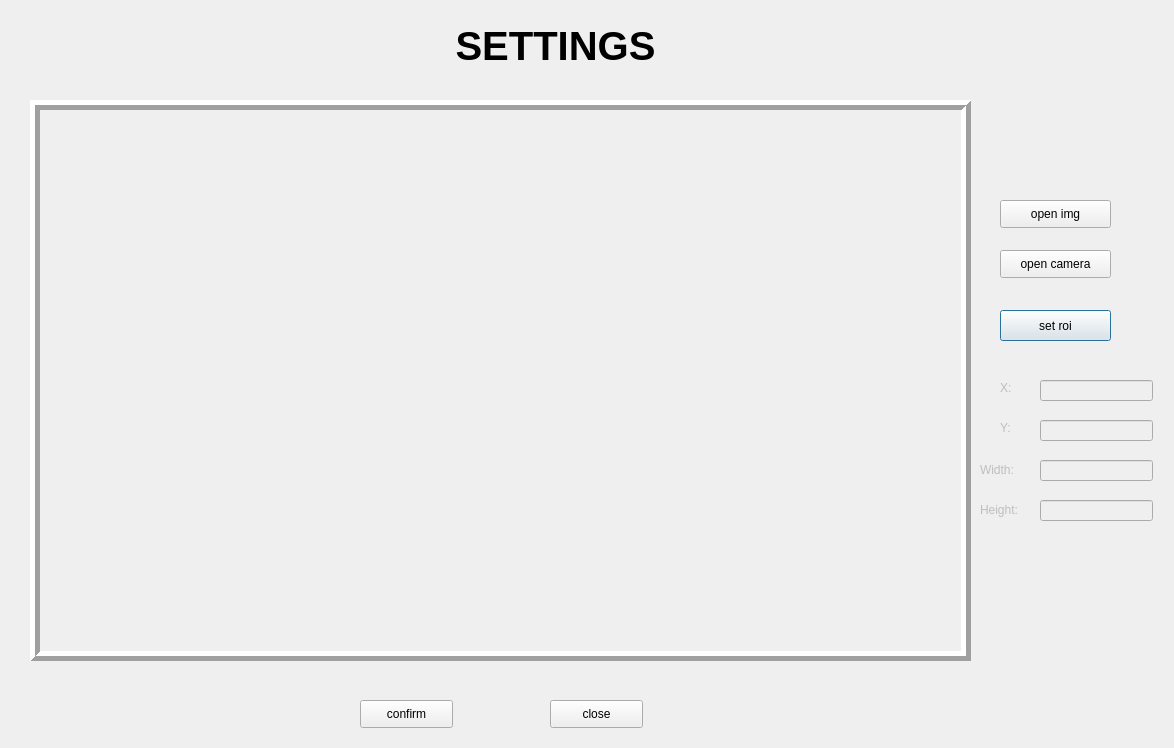
<?xml version="1.0" encoding="UTF-8"?>
<ui version="4.0">
 <class>settingsDlg</class>
 <widget class="QDialog" name="settingsDlg">
  <property name="geometry">
   <rect>
    <x>0</x>
    <y>0</y>
    <width>1174</width>
    <height>748</height>
   </rect>
  </property>
  <property name="windowTitle">
   <string>Settings</string>
  </property>
  <widget class="QLabel" name="label">
   <property name="geometry">
    <rect>
     <x>30</x>
     <y>100</y>
     <width>941</width>
     <height>561</height>
    </rect>
   </property>
   <property name="font">
    <font>
     <pointsize>30</pointsize>
    </font>
   </property>
   <property name="frameShape">
    <enum>QFrame::Box</enum>
   </property>
   <property name="frameShadow">
    <enum>QFrame::Raised</enum>
   </property>
   <property name="lineWidth">
    <number>5</number>
   </property>
   <property name="text">
    <string/>
   </property>
   <property name="alignment">
    <set>Qt::AlignCenter</set>
   </property>
  </widget>
  <widget class="QPushButton" name="pushButton">
   <property name="geometry">
    <rect>
     <x>1000</x>
     <y>310</y>
     <width>111</width>
     <height>31</height>
    </rect>
   </property>
   <property name="text">
    <string>set roi</string>
   </property>
  </widget>
  <widget class="QLabel" name="label_2">
   <property name="geometry">
    <rect>
     <x>430</x>
     <y>20</y>
     <width>251</width>
     <height>51</height>
    </rect>
   </property>
   <property name="font">
    <font>
     <pointsize>30</pointsize>
     <weight>75</weight>
     <bold>true</bold>
    </font>
   </property>
   <property name="text">
    <string>SETTINGS</string>
   </property>
   <property name="alignment">
    <set>Qt::AlignCenter</set>
   </property>
  </widget>
  <widget class="QLabel" name="label_3">
   <property name="geometry">
    <rect>
     <x>780</x>
     <y>690</y>
     <width>171</width>
     <height>17</height>
    </rect>
   </property>
   <property name="text">
    <string/>
   </property>
  </widget>
  <widget class="QPushButton" name="pushButton_2">
   <property name="geometry">
    <rect>
     <x>360</x>
     <y>700</y>
     <width>93</width>
     <height>28</height>
    </rect>
   </property>
   <property name="text">
    <string>confirm</string>
   </property>
  </widget>
  <widget class="QPushButton" name="pushButton_3">
   <property name="geometry">
    <rect>
     <x>550</x>
     <y>700</y>
     <width>93</width>
     <height>28</height>
    </rect>
   </property>
   <property name="text">
    <string>close</string>
   </property>
  </widget>
  <widget class="QPushButton" name="pushButton_4">
   <property name="geometry">
    <rect>
     <x>1000</x>
     <y>250</y>
     <width>111</width>
     <height>28</height>
    </rect>
   </property>
   <property name="text">
    <string>open camera</string>
   </property>
  </widget>
  <widget class="QLabel" name="label_4">
   <property name="enabled">
    <bool>false</bool>
   </property>
   <property name="geometry">
    <rect>
     <x>1000</x>
     <y>380</y>
     <width>21</width>
     <height>16</height>
    </rect>
   </property>
   <property name="text">
    <string>X:</string>
   </property>
  </widget>
  <widget class="QLineEdit" name="lineEdit">
   <property name="enabled">
    <bool>false</bool>
   </property>
   <property name="geometry">
    <rect>
     <x>1040</x>
     <y>380</y>
     <width>113</width>
     <height>21</height>
    </rect>
   </property>
  </widget>
  <widget class="QLineEdit" name="lineEdit_2">
   <property name="enabled">
    <bool>false</bool>
   </property>
   <property name="geometry">
    <rect>
     <x>1040</x>
     <y>420</y>
     <width>113</width>
     <height>21</height>
    </rect>
   </property>
  </widget>
  <widget class="QLabel" name="label_5">
   <property name="enabled">
    <bool>false</bool>
   </property>
   <property name="geometry">
    <rect>
     <x>1000</x>
     <y>420</y>
     <width>21</width>
     <height>16</height>
    </rect>
   </property>
   <property name="text">
    <string>Y:</string>
   </property>
  </widget>
  <widget class="QLineEdit" name="lineEdit_3">
   <property name="enabled">
    <bool>false</bool>
   </property>
   <property name="geometry">
    <rect>
     <x>1040</x>
     <y>460</y>
     <width>113</width>
     <height>21</height>
    </rect>
   </property>
  </widget>
  <widget class="QLabel" name="label_6">
   <property name="enabled">
    <bool>false</bool>
   </property>
   <property name="geometry">
    <rect>
     <x>980</x>
     <y>460</y>
     <width>51</width>
     <height>20</height>
    </rect>
   </property>
   <property name="text">
    <string>Width:</string>
   </property>
  </widget>
  <widget class="QLineEdit" name="lineEdit_4">
   <property name="enabled">
    <bool>false</bool>
   </property>
   <property name="geometry">
    <rect>
     <x>1040</x>
     <y>500</y>
     <width>113</width>
     <height>21</height>
    </rect>
   </property>
  </widget>
  <widget class="QLabel" name="label_7">
   <property name="enabled">
    <bool>false</bool>
   </property>
   <property name="geometry">
    <rect>
     <x>980</x>
     <y>500</y>
     <width>61</width>
     <height>20</height>
    </rect>
   </property>
   <property name="text">
    <string>Height:</string>
   </property>
  </widget>
  <widget class="QPushButton" name="pushButton_5">
   <property name="geometry">
    <rect>
     <x>1000</x>
     <y>200</y>
     <width>111</width>
     <height>28</height>
    </rect>
   </property>
   <property name="text">
    <string>open img</string>
   </property>
  </widget>
 </widget>
 <resources/>
 <connections/>
</ui>
